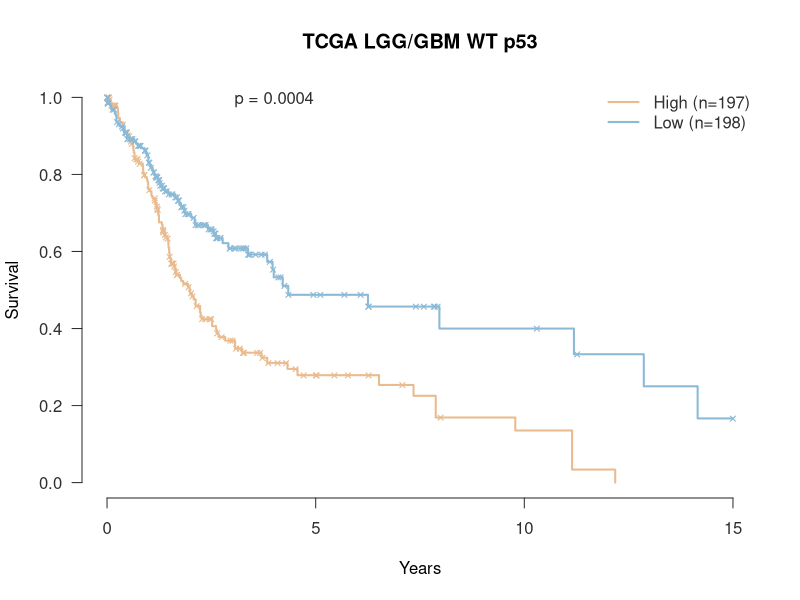

Generate this figure with R:
###
### Example analysis in R:
### Compare the overall survival between the different tumor group
###

library(data.table)
library(survival)

# setwd("Analysis")

# Combine the selected phenotype and survival data into a single table.
data = fread('results/lgg_gbm_survival_input.tsv', data.table=F)
data = data[data$TP53=="WT",]
dim(data)
head(data)
table(data$Expr)

# Create the survival curves for the four different tumor stages.
fit = survfit(Surv(OS_time, OS) ~ Expr, data=data)
r = survdiff(Surv(OS_time, OS) ~ Expr, data=data)
pvalue = pchisq(r$chisq, 3, lower.tail=F)
pvalue

stageColors = c('#e9bb8f', '#8bbad7')
plot(fit, lty=1, col=stageColors, frame.plot=F, lwd=2, xlab='Years', ylab='Survival',main="TCGA LGG/GBM WT p53", mark=-0x00D7L, xaxt='n', yaxt='n', xlim=c(0, 15 * 365))
axis(1, at=seq(0, 15 * 365, by=5 * 365), labels=seq(0, 15, by=5), col='#2f2f2f', col.axis='#2f2f2f')
axis(2, at=seq(0, 1, by=0.2), col='#2f2f2f', col.axis='#2f2f2f', las=1)
text(8 * 365 / 2, 1, paste0('p = ', sprintf('%.4f', pvalue)), adj=c(0.5, 0.5), col='#2f2f2f')
legend('topright', c('High (n=197)', 'Low (n=198)'),col=stageColors, lty=1, lwd=2, bty='n', text.col='#2f2f2f')


